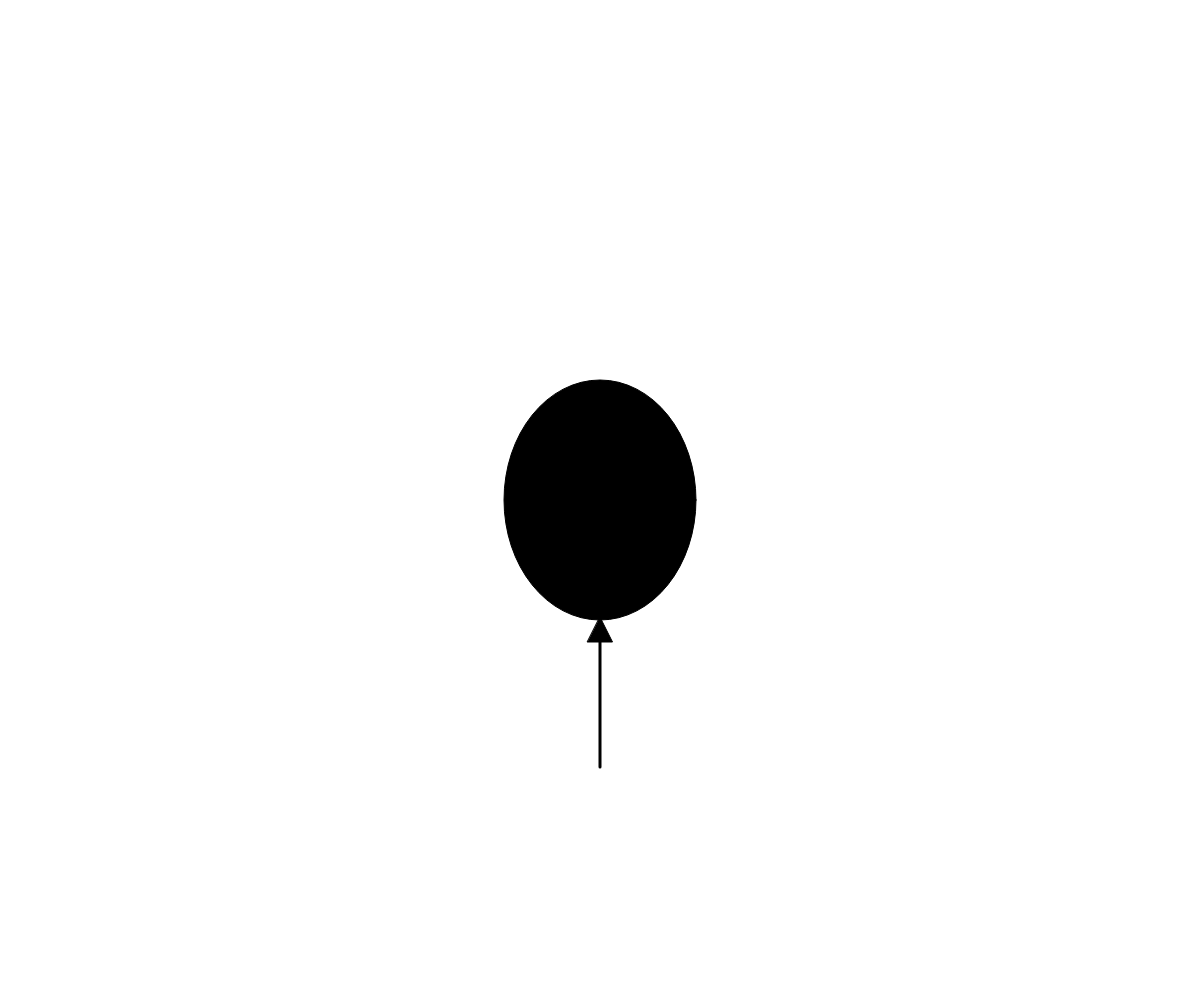
Frame 1 (no input)
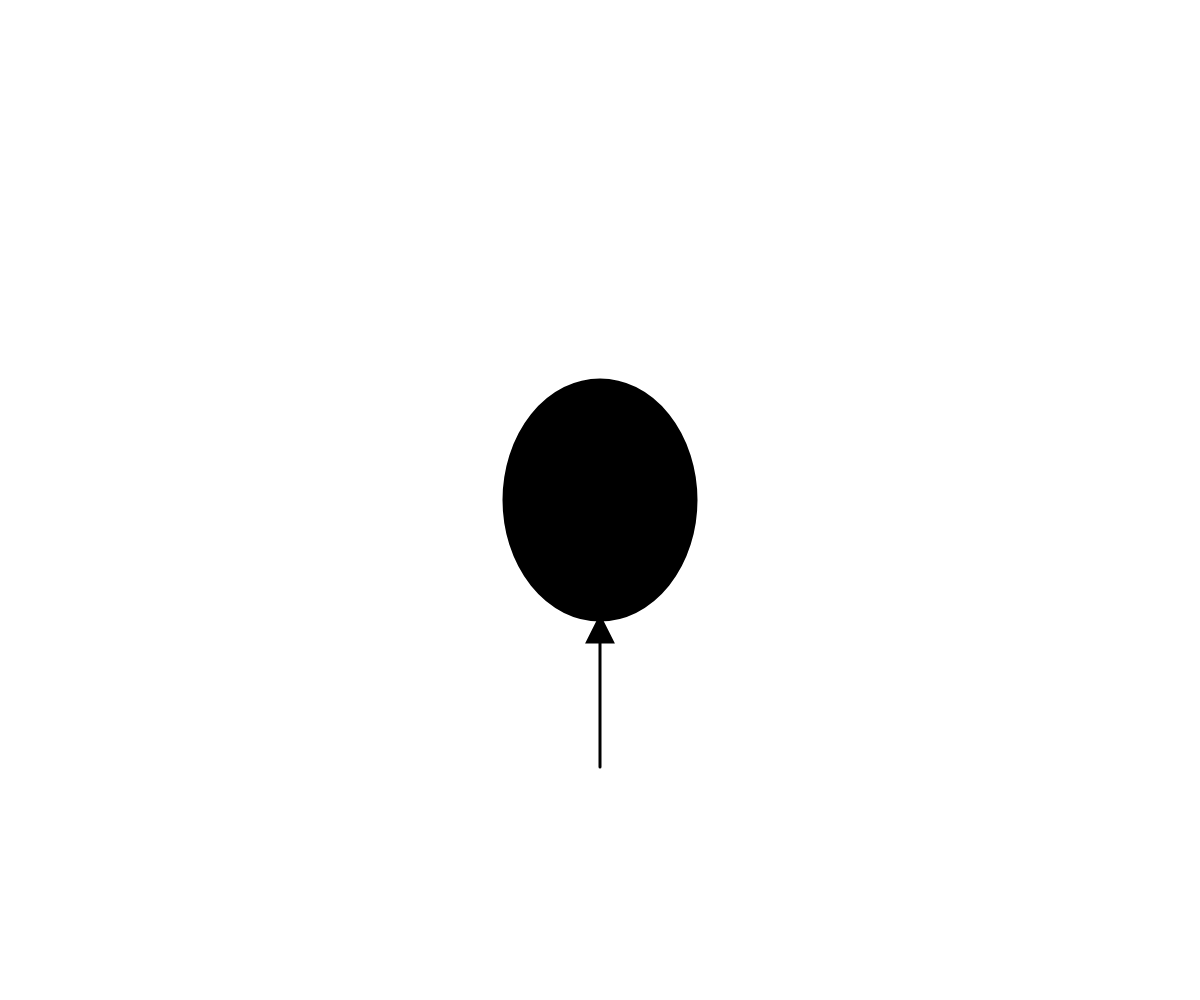
Frame 60 (no input)
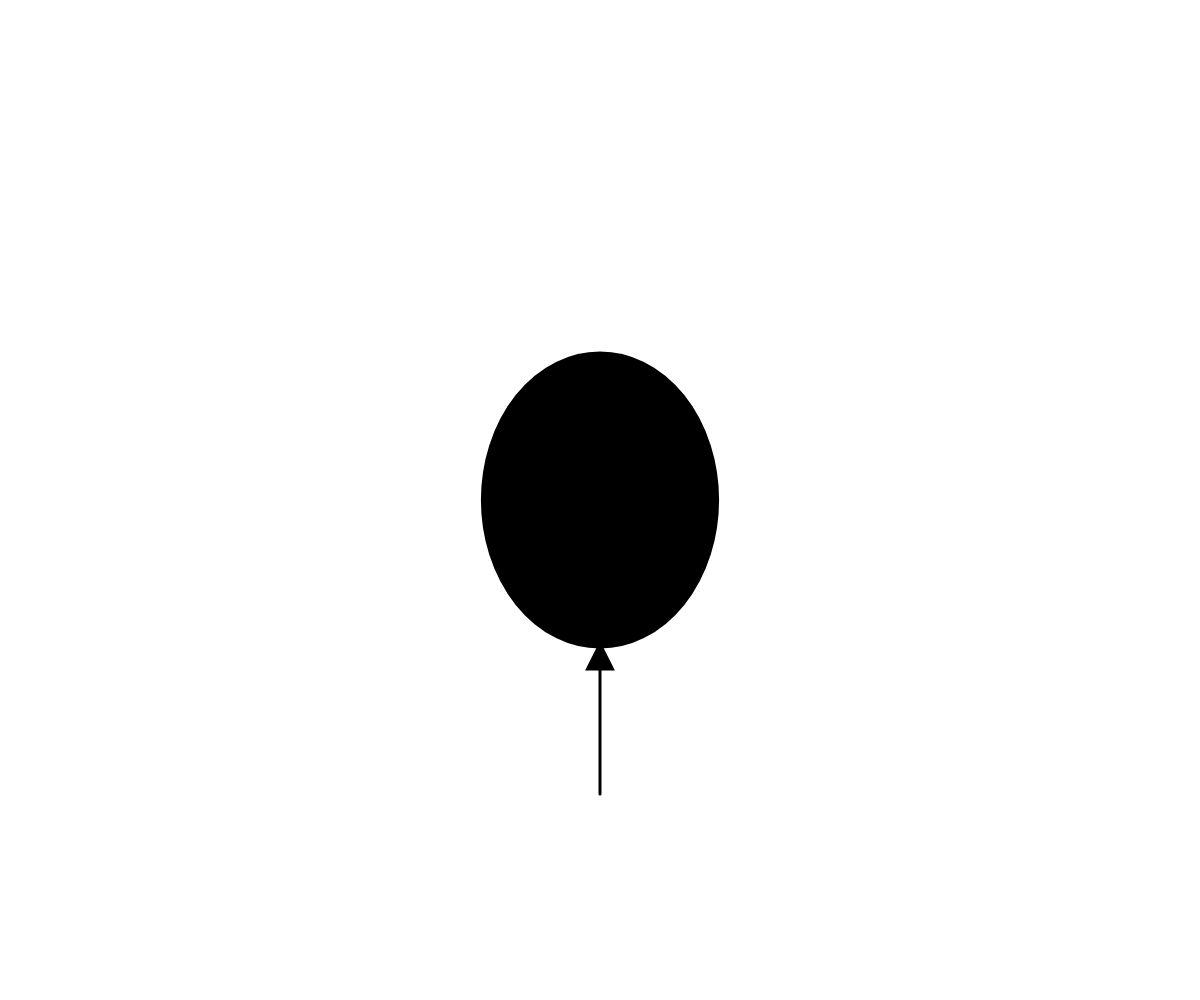
Frame 120 (the mouse pressed at the canvas centre since frame 60)

The p5.js sketch that drew these frames (run headless with seeded random() and noise() and a simulated clock; from frame 60 on, the mouse is pressed at the canvas centre):

// p5.js sketch
// ── sketch.js
// globals

var w, h;
var x, y;
var size;
var minWidth;
var f = 0;
var b = 255;

function setup() {
  w = windowWidth;
  h = windowHeight;
  createCanvas(w, h);
  
  size = Math.min(w / 5, (h / 4) * (5 / 4)); // Verhältnis 5 zu 4
  minWidth = size;
}

function draw() {
  background(b);

  x = w / 2;
  y = h / 2;
 
  if (mouseIsPressed && dist(x,y,mouseX,mouseY) <= size/2) {
    size += 0.9; // Größe erhöhen, wenn Maustaste gedrückt ist
    cursor()
  } else {
    size -= 0.5; // Größe verringern, wenn Maustaste losgelassen wird
    size = Math.max(size, minWidth); // Mindestbreite sicherstellen
  }
  
  

  fill(f);
  
  var width = size * (4 / 5); // Breite basierend auf Verhältnis 4 zu 5
  var height = size; // Höhe basierend auf Verhältnis 4 zu 5
  var triangleSize = 25; // Größe des Dreiecks
  
  // Dreieck
  var triangleX = x; // X-Position des Dreiecks
  var triangleY = y + height / 2 - triangleSize + 22; // Y-Position des Dreiecks
  triangle(triangleX - triangleSize / 2, triangleY + triangleSize, triangleX + triangleSize / 2, triangleY + triangleSize, triangleX, triangleY); // Zeichne Dreieck

  // Ball
  ellipse(x, y, width, height);
  
  if (mouseX > x - width / 2 && mouseX < x + width / 2 && mouseY > y - height / 2 && mouseY < y + height / 2) {
    cursor('grab');
  } else {
    cursor(ARROW);
  }

  if ((mouseX > x - width / 2 && mouseX < x + width / 2 && mouseY > y - height / 2 && mouseY < y + height / 2) && mouseIsPressed == true) {
    cursor('grabbing');
  }


  stroke(f);
  strokeWeight(3)
  line(x,triangleY,x, triangleY+150)

  if (size >= (w*1.5) && (b === 255)) {
    b = 0;
    f = 255;
    width = size * (4 / 5); // Breite basierend auf Verhältnis 4 zu 5
    height = size; // Höhe basierend auf Verhältnis 4 zu 5
    fill(f);
    ellipse(x, y, width, height);
    x = w / 2; // Neue Position des Balls
    y = h / 2; // Neue Position des Balls
    size = Math.min(w / 5, (h / 4) * (5 / 4)); // Neue Größe des Balls
  }

  if (size >= (w*1.5) && (b === 0)) {
    b = 255;
    f = 0;
    width = size * (4 / 5); // Breite basierend auf Verhältnis 4 zu 5
    height = size; // Höhe basierend auf Verhältnis 4 zu 5
    fill(f);
    ellipse(x, y, width, height);
    x = w / 2; // Neue Position des Balls
    y = h / 2; // Neue Position des Balls
    size = Math.min(w / 5, (h / 4) * (5 / 4)); // Neue Größe des Balls
  }

}

function windowResized() {
  w = windowWidth;
  h = windowHeight;
  resizeCanvas(w, h);
  size = Math.min(w / 5, (h / 4) * (5 / 4)); // Verhältnis 5 zu 4
  minWidth = size;
}

// ── style.css
html,body { 
  width: 100vw;
  height: 100vh;
  margin: 0;
  padding: 0; 
  overflow: hidden; 
}

body { 
  display: flex;
  justify-content: center;
  align-items: center; 
}
